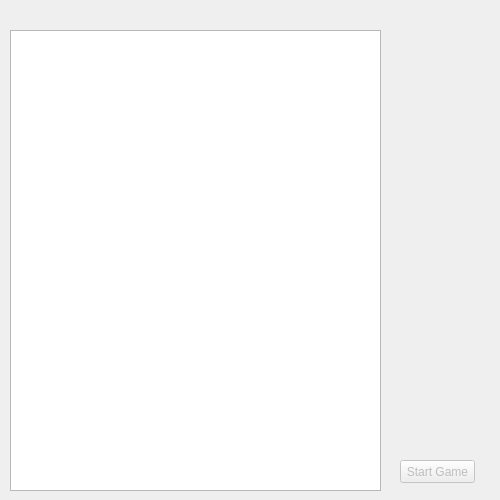
<?xml version="1.0" encoding="UTF-8"?>
<ui version="4.0">
 <class>Form</class>
 <widget class="QWidget" name="Form">
  <property name="geometry">
   <rect>
    <x>0</x>
    <y>0</y>
    <width>500</width>
    <height>500</height>
   </rect>
  </property>
  <property name="windowTitle">
   <string>Form</string>
  </property>
  <widget class="QListWidget" name="civPreview">
   <property name="geometry">
    <rect>
     <x>10</x>
     <y>30</y>
     <width>371</width>
     <height>461</height>
    </rect>
   </property>
  </widget>
  <widget class="QPushButton" name="startGamePB">
   <property name="enabled">
    <bool>false</bool>
   </property>
   <property name="geometry">
    <rect>
     <x>400</x>
     <y>460</y>
     <width>75</width>
     <height>23</height>
    </rect>
   </property>
   <property name="text">
    <string>Start Game</string>
   </property>
  </widget>
 </widget>
 <resources/>
 <connections/>
</ui>
